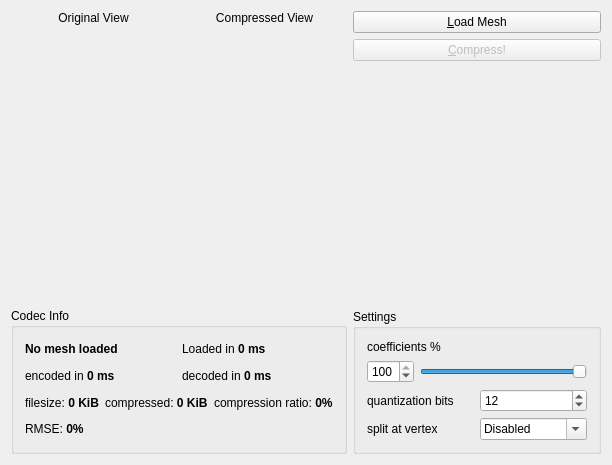
<?xml version="1.0" encoding="UTF-8"?>
<ui version="4.0">
 <class>MainWindow</class>
 <widget class="QMainWindow" name="MainWindow">
  <property name="geometry">
   <rect>
    <x>0</x>
    <y>0</y>
    <width>612</width>
    <height>465</height>
   </rect>
  </property>
  <property name="windowTitle">
   <string>Spectral Compressor</string>
  </property>
  <widget class="QWidget" name="centralWidget">
   <layout class="QGridLayout" name="gridLayout">
    <item row="0" column="0">
     <layout class="QVBoxLayout" name="verticalLayout_7" stretch="2,1">
      <item>
       <layout class="QHBoxLayout" name="horizontalLayout">
        <item>
         <layout class="QVBoxLayout" name="verticalLayout" stretch="0,1">
          <item>
           <widget class="QLabel" name="label_4">
            <property name="text">
             <string>Original View</string>
            </property>
            <property name="alignment">
             <set>Qt::AlignCenter</set>
            </property>
           </widget>
          </item>
          <item>
           <widget class="QGLViewer" name="origViewer"/>
          </item>
         </layout>
        </item>
        <item>
         <layout class="QVBoxLayout" name="verticalLayout_4" stretch="0,1">
          <item>
           <widget class="QLabel" name="label_5">
            <property name="text">
             <string>Compressed View</string>
            </property>
            <property name="alignment">
             <set>Qt::AlignCenter</set>
            </property>
           </widget>
          </item>
          <item>
           <widget class="QGLViewer" name="compViewer"/>
          </item>
         </layout>
        </item>
       </layout>
      </item>
      <item>
       <widget class="QGroupBox" name="groupBox_2">
        <property name="title">
         <string>Codec Info</string>
        </property>
        <layout class="QGridLayout" name="gridLayout_3">
         <item row="0" column="0">
          <layout class="QHBoxLayout" name="horizontalLayout_6">
           <item>
            <widget class="QLabel" name="lblMeshName">
             <property name="text">
              <string>&lt;b&gt;No mesh loaded&lt;/b&gt;</string>
             </property>
            </widget>
           </item>
           <item>
            <widget class="QLabel" name="lblMeshLoadTime">
             <property name="text">
              <string>Loaded in &lt;b&gt;0 ms&lt;/b&gt;</string>
             </property>
            </widget>
           </item>
          </layout>
         </item>
         <item row="1" column="0">
          <layout class="QHBoxLayout" name="horizontalLayout_7">
           <item>
            <widget class="QLabel" name="lblMeshCompTime">
             <property name="text">
              <string>encoded in &lt;b&gt;0 ms&lt;/b&gt;</string>
             </property>
            </widget>
           </item>
           <item>
            <widget class="QLabel" name="lblMeshDecompTime">
             <property name="text">
              <string>decoded in &lt;b&gt;0 ms&lt;/b&gt;</string>
             </property>
            </widget>
           </item>
          </layout>
         </item>
         <item row="2" column="0">
          <layout class="QHBoxLayout" name="horizontalLayout_9">
           <item>
            <widget class="QLabel" name="lblMeshSize">
             <property name="text">
              <string>filesize: &lt;b&gt;0 KiB&lt;/b&gt;</string>
             </property>
            </widget>
           </item>
           <item>
            <widget class="QLabel" name="lblMeshCompSize">
             <property name="text">
              <string>compressed: &lt;b&gt;0 KiB&lt;/b&gt;</string>
             </property>
            </widget>
           </item>
           <item>
            <widget class="QLabel" name="lblCompRatio">
             <property name="text">
              <string>compression ratio: &lt;b&gt;0%&lt;/b&gt;</string>
             </property>
            </widget>
           </item>
          </layout>
         </item>
         <item row="3" column="0">
          <layout class="QHBoxLayout" name="horizontalLayout_8">
           <item>
            <widget class="QLabel" name="lblRmse">
             <property name="toolTip">
              <string>Root Mean Squared Error</string>
             </property>
             <property name="text">
              <string>RMSE: &lt;b&gt;0%&lt;/b&gt;</string>
             </property>
            </widget>
           </item>
          </layout>
         </item>
        </layout>
       </widget>
      </item>
     </layout>
    </item>
    <item row="0" column="1">
     <layout class="QVBoxLayout" name="verticalLayout_6">
      <item>
       <layout class="QVBoxLayout" name="verticalLayout_5">
        <item>
         <widget class="QPushButton" name="btnLoadMesh">
          <property name="text">
           <string>&amp;Load Mesh</string>
          </property>
         </widget>
        </item>
        <item>
         <widget class="QPushButton" name="btnCompress">
          <property name="enabled">
           <bool>false</bool>
          </property>
          <property name="text">
           <string>&amp;Compress!</string>
          </property>
         </widget>
        </item>
        <item>
         <spacer name="verticalSpacer">
          <property name="orientation">
           <enum>Qt::Vertical</enum>
          </property>
          <property name="sizeHint" stdset="0">
           <size>
            <width>20</width>
            <height>40</height>
           </size>
          </property>
         </spacer>
        </item>
       </layout>
      </item>
      <item>
       <widget class="QGroupBox" name="groupBox">
        <property name="title">
         <string>Settings</string>
        </property>
        <layout class="QGridLayout" name="gridLayout_2">
         <item row="2" column="0">
          <layout class="QVBoxLayout" name="verticalLayout_2">
           <item>
            <widget class="QLabel" name="label">
             <property name="text">
              <string>coefficients %</string>
             </property>
            </widget>
           </item>
           <item>
            <layout class="QHBoxLayout" name="horizontalLayout_3">
             <item>
              <widget class="QSpinBox" name="spinCoeffs">
               <property name="minimum">
                <number>1</number>
               </property>
               <property name="maximum">
                <number>100</number>
               </property>
               <property name="value">
                <number>100</number>
               </property>
              </widget>
             </item>
             <item>
              <widget class="QSlider" name="slideCoeffs">
               <property name="minimum">
                <number>1</number>
               </property>
               <property name="maximum">
                <number>100</number>
               </property>
               <property name="value">
                <number>100</number>
               </property>
               <property name="orientation">
                <enum>Qt::Horizontal</enum>
               </property>
              </widget>
             </item>
            </layout>
           </item>
          </layout>
         </item>
         <item row="3" column="0">
          <layout class="QHBoxLayout" name="horizontalLayout_4">
           <item>
            <widget class="QLabel" name="label_2">
             <property name="text">
              <string>quantization bits</string>
             </property>
            </widget>
           </item>
           <item>
            <widget class="QSpinBox" name="spinQuant">
             <property name="toolTip">
              <string>set to 0 to use non-uniform quantization</string>
             </property>
             <property name="minimum">
              <number>0</number>
             </property>
             <property name="maximum">
              <number>31</number>
             </property>
             <property name="value">
              <number>12</number>
             </property>
            </widget>
           </item>
          </layout>
         </item>
         <item row="4" column="0">
          <layout class="QVBoxLayout" name="verticalLayout_3">
           <item>
            <layout class="QHBoxLayout" name="horizontalLayout_5">
             <item>
              <widget class="QLabel" name="label_3">
               <property name="text">
                <string>split at vertex</string>
               </property>
              </widget>
             </item>
             <item>
              <widget class="QComboBox" name="comboMetis">
               <property name="editable">
                <bool>true</bool>
               </property>
               <item>
                <property name="text">
                 <string>Disabled</string>
                </property>
               </item>
               <item>
                <property name="text">
                 <string>8</string>
                </property>
               </item>
               <item>
                <property name="text">
                 <string>16</string>
                </property>
               </item>
               <item>
                <property name="text">
                 <string>32</string>
                </property>
               </item>
               <item>
                <property name="text">
                 <string>64</string>
                </property>
               </item>
               <item>
                <property name="text">
                 <string>128</string>
                </property>
               </item>
               <item>
                <property name="text">
                 <string>256</string>
                </property>
               </item>
               <item>
                <property name="text">
                 <string>512</string>
                </property>
               </item>
               <item>
                <property name="text">
                 <string>1024</string>
                </property>
               </item>
              </widget>
             </item>
            </layout>
           </item>
          </layout>
         </item>
        </layout>
       </widget>
      </item>
     </layout>
    </item>
   </layout>
  </widget>
  <action name="actionQuit">
   <property name="text">
    <string>&amp;Quit</string>
   </property>
   <property name="shortcut">
    <string>Ctrl+Q</string>
   </property>
  </action>
  <action name="actionOpenMesh">
   <property name="text">
    <string>&amp;Open Mesh</string>
   </property>
  </action>
 </widget>
 <layoutdefault spacing="6" margin="11"/>
 <customwidgets>
  <customwidget>
   <class>QGLViewer</class>
   <extends>QWidget</extends>
   <header>QGLViewer/qglviewer.h</header>
  </customwidget>
 </customwidgets>
 <resources/>
 <connections/>
</ui>
